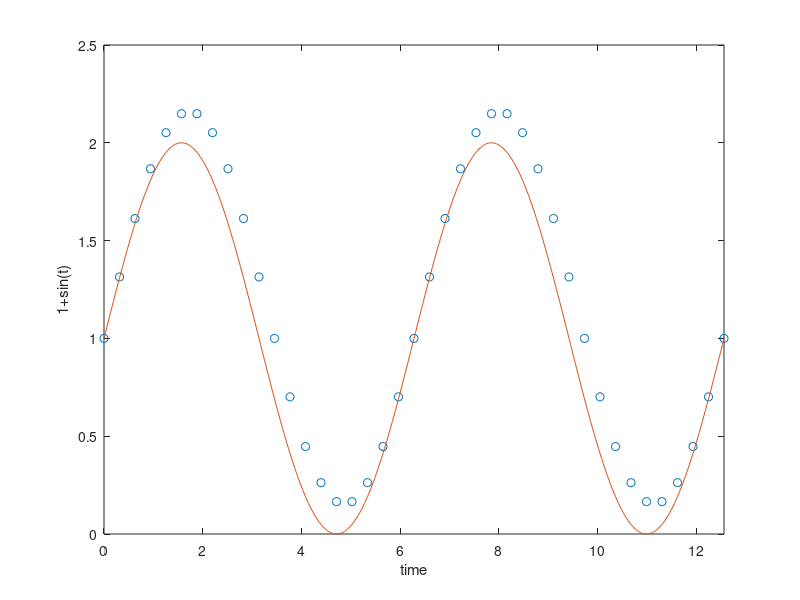

Write the MATLAB code that produced this figure.
% SKU CoE ITE - 20170910 ParkSooYoung
% Grade 3 , Semester 1 , Chapter 2-5-1 , Number 1

delta = 0.1 * pi;
y(1) = 1;
k = 0;

for t = delta:delta:4*pi
    k = k + 1;
    y(k+1) = y(k) + (delta) * cos(t-delta);
end

ft = 0:delta/10:4*pi;
fy = 1 + sin(ft);
t = 0:delta:4*pi;

plot(t,y,'o',ft,fy);
xlabel('time');
ylabel('1+sin(t)');
axis([0 4*pi 0 2.5])
